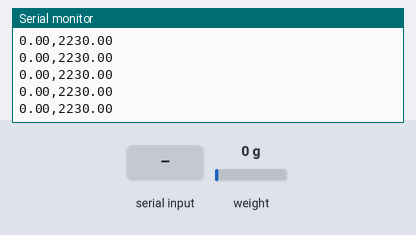
The sketch below on a simulated Arduino Uno, built with avr-gcc and run on an emulated ATmega328P. On the bench: the last lines printed to the serial monitor. Inputs (shaded band) come from the test bench; at power-on: weight on the scale 0 g.

Above: at 3.3 s.
3.4 s: weight on the scale set to 100 g
At 3.46 s:
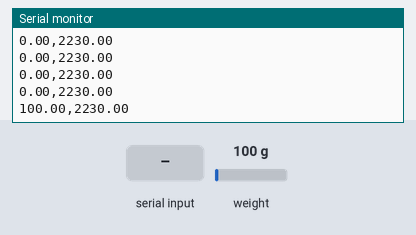
4.9 s: "+" received over Serial
At 5.07 s:
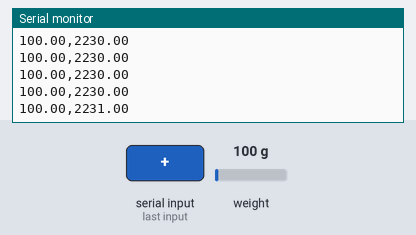
6.4 s: "a" received over Serial
At 6.59 s:
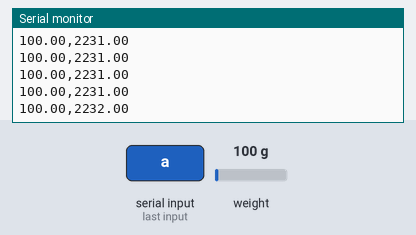
7.9 s: weight on the scale set to 1250 g
At 7.91 s:
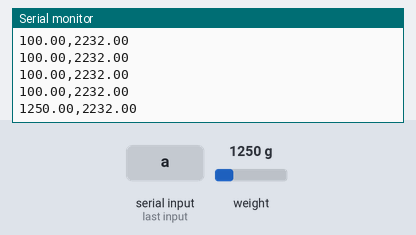
Timing chart, 0 to 10.4 s (numbered marks = the images above; inputs shaded):
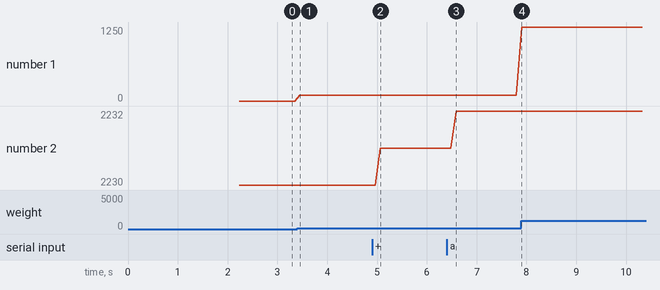

The sketch:

HX711.ino
```cpp
/*
 Setup your scale and start the sketch WITHOUT a weight on the scale
 Once readings are displayed place the weight on the scale
 Press +/- or a/z to adjust the calibration_factor until the output readings match the known weight
 Arduino pin 6 -> HX711 CLK
 Arduino pin 5 -> HX711 DOUT
 Arduino pin 5V -> HX711 VCC
 Arduino pin GND -> HX711 GND
*/

#include "HX711.h"

HX711 scale(5, 6);

float calibration_factor = 2230; // this calibration factor is adjusted according to my load cell
float units;
float ounces;

void setup() {
  Serial.begin(9600);
  Serial.println("HX711 calibration sketch");
  Serial.println("Remove all weight from scale");
  Serial.println("After readings begin, place known weight on scale");
  Serial.println("Press + or a to increase calibration factor");
  Serial.println("Press - or z to decrease calibration factor");

  scale.set_scale();
  scale.tare();  //Reset the scale to 0

  long zero_factor = scale.read_average(); //Get a baseline reading
  Serial.print("Zero factor: "); //This can be used to remove the need to tare the scale. Useful in permanent scale projects.
  Serial.println(zero_factor);
}

void loop() {

  scale.set_scale(calibration_factor); //Adjust to this calibration factor

  units = scale.get_units(), 10;
  if (units < 0)
  {
    units = 0.00;
  }
  ounces = units * 0.035274;
  Serial.print(units);
  Serial.print(",");
  Serial.println(calibration_factor);

  if(Serial.available())
  {
    char temp = Serial.read();
    if(temp == '+' || temp == 'a')
      calibration_factor += 1;
    else if(temp == '-' || temp == 'z')
      calibration_factor -= 1;
  }
}
```

Measured:
- after the input at 3.4 s, the serial monitor: prints a new line after 0.05 s (image 1)
- after the input at 4.9 s, the serial monitor: prints a new line after 0.17 s (image 2)
- after the input at 6.4 s, the serial monitor: prints a new line after 0.19 s (image 3)
- after the input at 7.9 s, the serial monitor: prints a new line at once (image 4)
- plotted number 1: 0 → 100 after the input at 3.4 s, 100 → 1250 after the input at 7.9 s
- plotted number 2: 2230 → 2231 after the input at 4.9 s, 2231 → 2232 after the input at 6.4 s
